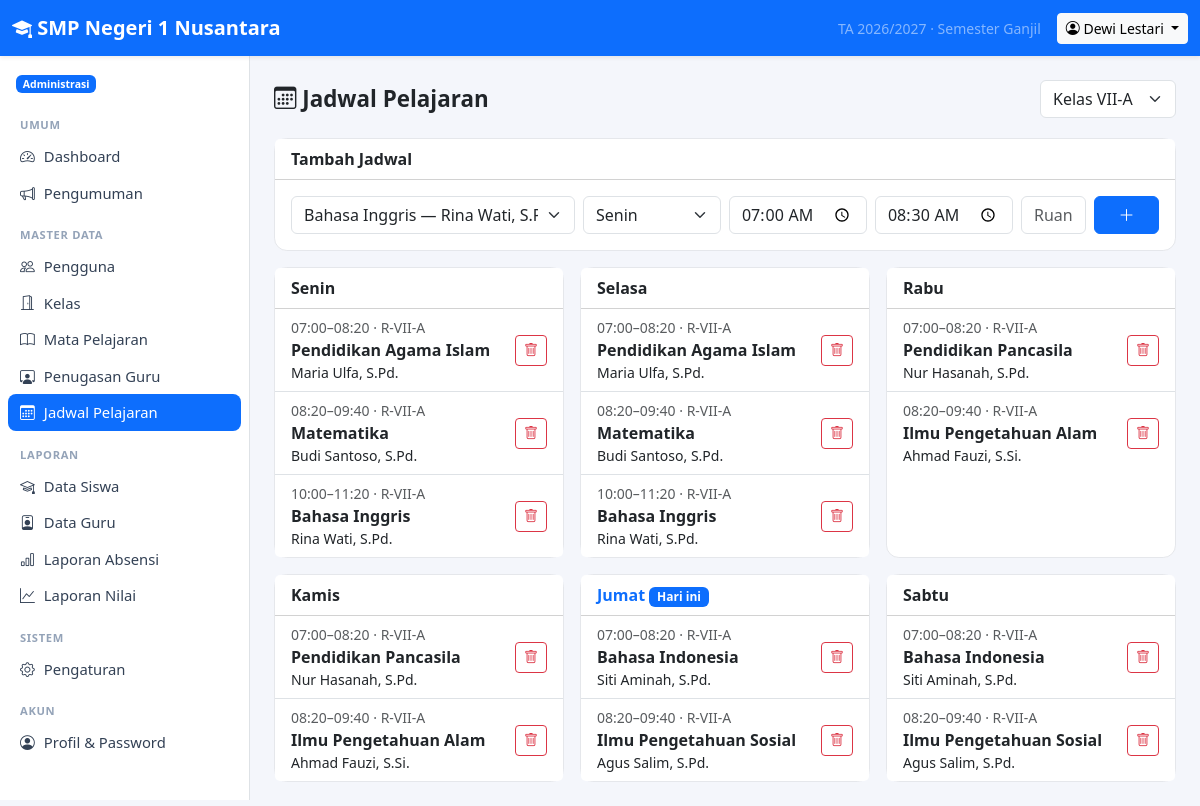
Page /index.php?r=admin/jadwal (signed in) on the committed database.
### tables this page shows
CREATE TABLE `settings` (
  `skey` varchar(50) NOT NULL,
  `svalue` text DEFAULT NULL,
  PRIMARY KEY (`skey`)
);

CREATE TABLE `users` (
  `id` int(11) NOT NULL AUTO_INCREMENT,
  `username` varchar(50) NOT NULL,
  `password_hash` varchar(255) NOT NULL,
  `name` varchar(100) NOT NULL,
  `role` varchar(20) NOT NULL,
  `nip` varchar(30) DEFAULT NULL,
  `email` varchar(100) DEFAULT NULL,
  `phone` varchar(30) DEFAULT NULL,
  `active` int(11) NOT NULL DEFAULT 1,
  `created_at` datetime DEFAULT current_timestamp(),
  PRIMARY KEY (`id`),
  UNIQUE KEY `username` (`username`),
  KEY `idx_users_role` (`role`)
);

CREATE TABLE `schedules` (
  `id` int(11) NOT NULL AUTO_INCREMENT,
  `assignment_id` int(11) NOT NULL,
  `day` int(11) NOT NULL,
  `start_time` varchar(5) NOT NULL,
  `end_time` varchar(5) NOT NULL,
  `room` varchar(50) DEFAULT NULL,
  PRIMARY KEY (`id`),
  KEY `assignment_id` (`assignment_id`),
  CONSTRAINT `schedules_ibfk_1` FOREIGN KEY (`assignment_id`) REFERENCES `teaching_assignments` (`id`) ON DELETE CASCADE
);

CREATE TABLE `subjects` (
  `id` int(11) NOT NULL AUTO_INCREMENT,
  `code` varchar(20) NOT NULL,
  `name` varchar(100) NOT NULL,
  `kkm` int(11) NOT NULL DEFAULT 75,
  PRIMARY KEY (`id`),
  UNIQUE KEY `code` (`code`)
);

### app/controllers/admin.php (called while the page is built, shortened)
<?php
function admin_schedules(): void
{
    $classes = db_all('SELECT id, name FROM classes ORDER BY level, name');
    $classId = param_int('class_id', (int) ($classes[0]['id'] ?? 0));
    $schedules = $classId ? db_all(
        'SELECT sc.*, s.name AS subject, u.name AS teacher FROM schedules sc
         JOIN teaching_assignments ta ON ta.id = sc.assignment_id
         JOIN subjects s ON s.id = ta.subject_id JOIN users u ON u.id = ta.teacher_id
         WHERE ta.class_id = ? ORDER BY sc.day, sc.start_time',
        [$classId]
    ) : [];
    render('admin/schedules', compact('classes', 'classId', 'schedules', 'assignments'), 'Jadwal Pelajaran');
}

### public/index.php (called while the page is built, shortened)
<?php
$routes = require BASE_PATH . '/app/routes.php';
$route  = trim(param('r'), '/');
[$file, $handler, $roles] = $routes[$route];
if ($roles !== null) {
    $roles === [] ? require_login() : require_role(...$roles);
}
try {
    $handler();
} catch (Throwable $e) {
    error_log((string) $e);
    if (config('debug')) {
        throw $e;
    }
    abort(500, 'Terjadi kesalahan pada server. Silakan coba lagi.');
}

### app/db.php (called while the page is built, shortened)
<?php
function db(): PDO
{
    static $pdo = null;
    if ($pdo instanceof PDO) {
        return $pdo;
    }
    $c = config('db');
    $options = [
        PDO::ATTR_ERRMODE            => PDO::ERRMODE_EXCEPTION,
        PDO::ATTR_DEFAULT_FETCH_MODE => PDO::FETCH_ASSOC,
        PDO::ATTR_EMULATE_PREPARES   => false,
    ];
    try {
        if ($c['driver'] === 'mysql') {
            $dsn = sprintf('mysql:host=%s;port=%s;dbname=%s;charset=utf8mb4', $c['host'], $c['port'], $c['name']);
            $pdo = new PDO($dsn, $c['user'], $c['pass'], $options);
            $pdo->exec("SET time_zone = '" . date('P') . "'");
        } else {
            $pdo = new PDO('sqlite:' . $c['sqlite_path'], null, null, $options);
            $pdo->exec('PRAGMA foreign_keys = ON');
            $pdo->exec('PRAGMA journal_mode = WAL');
        }
    } catch (PDOException $e) {
        if (PHP_SAPI === 'cli') {
            throw $e;
        }
        error_log((string) $e);
        while (ob_get_level() > 0) {
            ob_end_clean();
        }
        http_response_code(500);
        exit('<!doctype html><html lang="id"><meta charset="utf-8"><meta name="viewport" content="width=device-width, initial-scale=1">'
            . '<title>Database tidak terhubung</title>'
            . '<body style="font-family:system-ui,sans-serif;background:#f4f6fb;margin:0;padding:16px">'
            . '<div style="max-width:640px;margin:64px auto;background:#fff;border:1px solid #e5e7eb;border-radius:12px;padding:28px">'
            . '<h2 style="margin-top:0;color:#b91c1c">Tidak dapat terhubung ke database</h2>'
            . '<p>Aplikasi tidak bisa tersambung ke server database. Periksa hal berikut:</p><ol style="line-height:1.7">'
            . '<li>Nama database, user, dan password di <code>config.local.php</code> (atau <code>config.php</code>) sudah benar.</li>'
            . '<li>User database sudah ditambahkan ke database dengan hak <em>ALL PRIVILEGES</em>.</li>'
            . '<li>File <code>database/sekolah_mysql_kosong.sql</code> atau <code>sekolah_mysql.sql</code> sudah di-import.</li>'
            . '<li>Server MySQL/MariaDB sedang berjalan.</li></ol>'
            . '<p style="color:#64748b;font-size:14px;margin-bottom:0">Detail kesalahan dicatat di log error server.</p></div></body></html>');
    }
    return $pdo;
}
function db_query(string $sql, array $params = []): PDOStatement
{
    $st = db()->prepare($sql);
    $st->execute($params);
    return $st;
}
function db_one(string $sql, array $params = []): ?array
{
    $row = db_query($sql, $params)->fetch();
    return $row === false ? null : $row;
}
function db_all(string $sql, array $params = []): array
{
    return db_query($sql, $params)->fetchAll();
}

### app/auth.php (called while the page is built, shortened)
<?php
function current_user(): ?array
{
    static $user = false;
    if ($user !== false) {
        return $user;
    }
    $uid = $_SESSION['uid'] ?? null;
    $user = $uid ? db_one('SELECT * FROM users WHERE id = ? AND active = 1', [$uid]) : null;
    return $user;
}
function require_login(): array
{
    $u = current_user();
    return $u;
}
function has_role(string ...$roles): bool
{
    $u = current_user();
    return $u !== null && in_array($u['role'], $roles, true);
}
function require_role(string ...$roles): array
{
    $u = require_login();
    return $u;
}

### app/menu.php (called while the page is built, shortened)
<?php
function menu_for(string $role): array
{
    $common = ['Umum' => [
        ['Dashboard', '', 'speedometer2'],
        ['Pengumuman', 'pengumuman', 'megaphone'],
    ]];
    $teaching = ['Mengajar' => [
        ['Jadwal Mengajar', 'guru/jadwal', 'calendar-week'],
        ['Input Absensi', 'guru/absensi', 'clipboard-check'],
        ['Input Nilai', 'guru/nilai', 'pencil-square'],
    ]];
    return $common + ($menus[$role] ?? []) + ['Akun' => [['Profil & Password', 'profil', 'person-circle']]];
}

### app/views/shared/schedule_grid.php (the view, shortened to what this page needs)
<?php
$byDay = [];
foreach ($schedules as $s) {
    $byDay[(int) $s['day']][] = $s;
}
$canDelete = $canDelete ?? has_role('admin');
?>
<div class="row g-3">
    <?php foreach (DAYS as $d => $dayName): ?>
        <div class="col-md-6 col-xl-4">
            <div class="card h-100">
                <div class="card-header bg-white fw-semibold<?= (int) date('N') === $d ? ' text-primary' : '' ?>">
                    <?= e($dayName) ?><?= (int) date('N') === $d ? ' <span class="badge text-bg-primary">Hari ini</span>' : '' ?>
                </div>
                <ul class="list-group list-group-flush">
                    <?php foreach ($byDay[$d] ?? [] as $s): ?>
                        <li class="list-group-item d-flex justify-content-between align-items-center gap-2">
                            <div>
                                <div class="small text-muted"><?= e($s['start_time']) ?>–<?= e($s['end_time']) ?><?= !empty($s['room']) ? ' · ' . e($s['room']) : '' ?></div>
                                <div class="fw-semibold"><?= e($s['subject']) ?></div>
                                <div class="small"><?= e($s['teacher'] ?? $s['class_name'] ?? '') ?></div>
                            </div>
                            <?php if ($canDelete): ?><?= delete_button('admin/jadwal/hapus', (int) $s['id'], 'Hapus jadwal ini?') ?><?php endif; ?>
                        </li>
                    <?php endforeach; ?>
                </ul>
            </div>
        </div>
    <?php endforeach; ?>
</div>

### app/helpers.php (shortened to what this page needs)
<?php
function config(string $key, mixed $default = null): mixed
{
    $value = $GLOBALS['config'];
    foreach (explode('.', $key) as $part) {
        $value = $value[$part];
    }
    return $value;
}
function e(mixed $value): string
{
    return htmlspecialchars((string) ($value ?? ''), ENT_QUOTES, 'UTF-8');
}
function url(string $route = '', array $params = []): string
{
    $query = $route !== '' ? ['r' => $route] + $params : $params;
    return 'index.php' . ($query ? '?' . http_build_query($query) : '');
}
function csrf_token(): string
{
    return $_SESSION['csrf'];
}
function csrf_field(): string
{
    return '<input type="hidden" name="_csrf" value="' . e(csrf_token()) . '">';
}
function param(string $key, string $default = ''): string
{
    $v = $_GET[$key] ?? $default;
    return is_string($v) ? trim($v) : $default;
}
function param_int(string $key, int $default = 0): int
{
    $v = $_GET[$key] ?? null;
    return is_string($v) && ctype_digit($v) ? (int) $v : $default;
}
function render(string $view, array $data = [], string $title = ''): void
{
    extract($data, EXTR_SKIP);
    require BASE_PATH . '/app/views/' . $view . '.php';
    $content = ob_get_clean();
    require BASE_PATH . '/app/views/layout.php';
}
function role_label(string $role): string
{
    return ROLES[$role] ?? $role;
}
function setting(string $key, string $default = ''): string
{
    static $cache = null;
    if ($cache === null) {
        $cache = [];
        foreach (db_all('SELECT skey, svalue FROM settings') as $row) {
            $cache[$row['skey']] = (string) $row['svalue'];
        }
    }
    return $cache[$key] ?? $default;
}
function period(): array
{
    return [
        'year'     => setting('academic_year', date('Y') . '/' . (date('Y') + 1)),
        'semester' => setting('semester', 'Ganjil'),
    ];
}
function delete_button(string $route, int $id, string $confirm = 'Hapus data ini?', string $label = ''): string
{
    return '<form method="post" action="' . e(url($route)) . '" class="d-inline" data-confirm="' . e($confirm) . '">'
        . csrf_field() . '<input type="hidden" name="id" value="' . $id . '">'
        . '<button class="btn btn-sm btn-outline-danger" title="Hapus"><i class="bi bi-trash"></i>' . ($label ? ' ' . e($label) : '') . '</button></form>';
}

### app/views/layout.php (shortened to what this page needs)
<?php
$me = current_user();
$currentRoute = trim(param('r'), '/');
$schoolName = setting('school_name', config('app_name'));
$p = period();
?>
<!doctype html>
<html lang="id">
<head>
    <link href="assets/vendor/bootstrap/bootstrap.min.css" rel="stylesheet">
    <link href="assets/vendor/bootstrap-icons/bootstrap-icons.min.css" rel="stylesheet">
    <link href="assets/app.css" rel="stylesheet">
</head>
<body>
<?php if ($me): ?>
<nav class="navbar navbar-dark bg-primary sticky-top shadow-sm d-print-none">
    <div class="container-fluid">
        <a class="navbar-brand fw-semibold me-auto" href="<?= url() ?>"><i class="bi bi-mortarboard-fill"></i> <?= e($schoolName) ?></a>
        <span class="navbar-text text-white-50 small d-none d-md-inline me-3">
            TA <?= e($p['year']) ?> · Semester <?= e($p['semester']) ?>
        </span>
        <div class="dropdown">
            <button class="btn btn-sm btn-light dropdown-toggle" data-bs-toggle="dropdown">
                <i class="bi bi-person-circle"></i> <span class="d-none d-sm-inline"><?= e($me['name']) ?></span>
            </button>
        </div>
    </div>
</nav>
<div class="d-flex">
    <aside class="offcanvas-lg offcanvas-start sidebar border-end bg-body d-print-none" tabindex="-1" id="sidebar">
        <div class="offcanvas-body d-block p-2">
            <div class="px-2 py-2 mb-2 small">
                <span class="badge text-bg-primary"><?= e(role_label($me['role'])) ?></span>
            </div>
            <?php foreach (menu_for($me['role']) as $section => $items): ?>
                <div class="menu-section"><?= e($section) ?></div>
                <ul class="nav nav-pills flex-column mb-2">
                    <?php foreach ($items as [$label, $route, $icon]):
                        $active = $currentRoute === $route || ($route !== '' && str_starts_with($currentRoute, $route . '/')); ?>
                        <li class="nav-item">
                            <a class="nav-link<?= $active ? ' active' : '' ?>" href="<?= url($route) ?>">
                                <i class="bi bi-<?= e($icon) ?>"></i> <?= e($label) ?>
                            </a>
                        </li>
                    <?php endforeach; ?>
                </ul>
            <?php endforeach; ?>
        </div>
    </aside>
    <main class="flex-grow-1 p-3 p-md-4 main-content">
        <?= $content ?>
    </main>
</div>
<?php else: ?>
    <?= $content ?>
<?php endif; ?>
</body>
</html>

### public/assets/app.css (style rules this page uses)
body { background: #f4f6fb; }
.sidebar { width: 250px; flex-shrink: 0; min-height: calc(100vh - 56px); }
@media (min-width: 992px) { .sidebar { position: sticky; top: 56px; height: calc(100vh - 56px); overflow-y: auto; } }
.sidebar .nav-link { color: #334155; border-radius: .5rem; padding: .45rem .75rem; font-size: .925rem; }
.sidebar .nav-link.active { background: var(--bs-primary); color: #fff; }
.sidebar .nav-link i { width: 1.25rem; display: inline-block; }
.menu-section { font-size: .7rem; text-transform: uppercase; letter-spacing: .06em; color: #94a3b8; padding: .5rem .75rem .25rem; font-weight: 600; }
.main-content { min-width: 0; }
.card { border-radius: .8rem; border-color: #e5e7eb; }

### rows in the picture
settings: skey "2026/2027", skey "Ganjil"
users: name "Dewi Lestari", role "Administrasi"
schedules: start_time "07:00", end_time "08:20", room "R-VII-A", subjects.name "Pendidikan Agama Islam", users.name "Maria Ulfa, S.Pd."
schedules: start_time "08:20", end_time "09:40", room "R-VII-A", subjects.name "Matematika", users.name "Budi Santoso, S.Pd."
schedules: start_time "10:00", end_time "11:20", room "R-VII-A", subjects.name "Bahasa Inggris", users.name "Rina Wati, S.Pd."
schedules: start_time "07:00", end_time "08:20", room "R-VII-A", subjects.name "Pendidikan Agama Islam", users.name "Maria Ulfa, S.Pd."
schedules: start_time "08:20", end_time "09:40", room "R-VII-A", subjects.name "Matematika", users.name "Budi Santoso, S.Pd."
schedules: start_time "10:00", end_time "11:20", room "R-VII-A", subjects.name "Bahasa Inggris", users.name "Rina Wati, S.Pd."
schedules: start_time "07:00", end_time "08:20", room "R-VII-A", subjects.name "Pendidikan Pancasila", users.name "Nur Hasanah, S.Pd."
schedules: start_time "08:20", end_time "09:40", room "R-VII-A", subjects.name "Ilmu Pengetahuan Alam", users.name "Ahmad Fauzi, S.Si."
schedules: start_time "07:00", end_time "08:20", room "R-VII-A", subjects.name "Pendidikan Pancasila", users.name "Nur Hasanah, S.Pd."
schedules: start_time "08:20", end_time "09:40", room "R-VII-A", subjects.name "Ilmu Pengetahuan Alam", users.name "Ahmad Fauzi, S.Si."
schedules: start_time "07:00", end_time "08:20", room "R-VII-A", subjects.name "Bahasa Indonesia", users.name "Siti Aminah, S.Pd."
schedules: start_time "08:20", end_time "09:40", room "R-VII-A", subjects.name "Ilmu Pengetahuan Sosial", users.name "Agus Salim, S.Pd."
schedules: start_time "07:00", end_time "08:20", room "R-VII-A", subjects.name "Bahasa Indonesia", users.name "Siti Aminah, S.Pd."
schedules: start_time "08:20", end_time "09:40", room "R-VII-A", subjects.name "Ilmu Pengetahuan Sosial", users.name "Agus Salim, S.Pd."

### other values in the picture
$schoolName "SMP Negeri 1 Nusantara"
$section "UMUM"
$label "Dashboard"
$label "Pengumuman"
$section "MASTER DATA"
$label "Pengguna"
$label "Kelas"
$label "Mata Pelajaran"
$label "Penugasan Guru"
$label "Jadwal Pelajaran"
$section "LAPORAN"
$label "Data Siswa"
$label "Data Guru"
$label "Laporan Absensi"
$label "Laporan Nilai"
